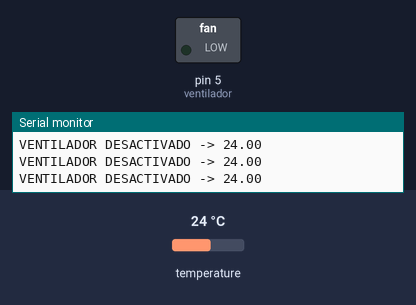
This sketch was run on a simulated Arduino Uno, built with avr-gcc and run on an emulated ATmega328P. Parts: switched loads named in the sketch (green lamp = pin HIGH), the last lines printed to the serial monitor. The inputs (shaded band) are chosen by the test bench; at power-on: temperature 24 °C.

Above: at 2.3 s.
2.4 s: temperature set to 28.5 °C
4.2 s: temperature set to 29.6 °C
At 5.7 s:
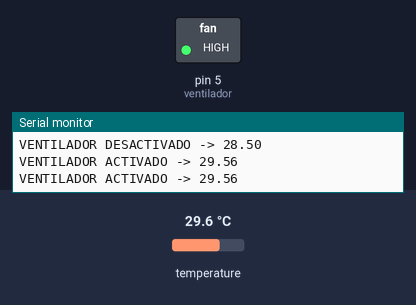
6.0 s: temperature set to 12 °C
At 6.9 s:
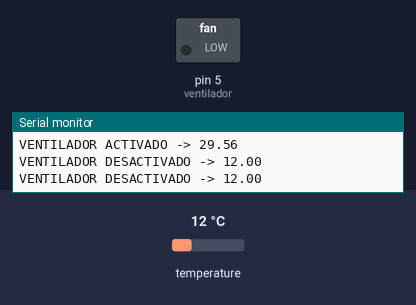
7.6 s: temperature set to 33 °C
At 7.9 s:
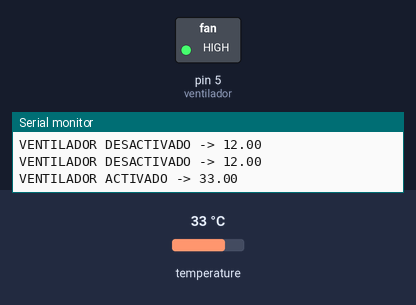
Timing chart, 0 to 10.1 s (numbered marks = the images above; inputs shaded):
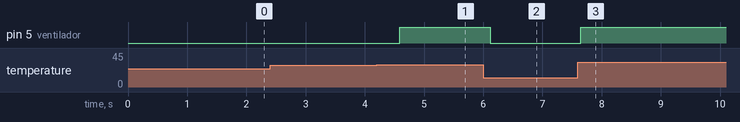

The sketch:

control.ino
```cpp
//CODIGO
//se incluyen las librerias
#include <OneWire.h>
#include <DallasTemperature.h>

//se define el pin que vamos a usar con one wire
#define ONE_WIRE_BUS 2
OneWire oneWire(ONE_WIRE_BUS);
DallasTemperature sensor (&oneWire);

int led = 6;
int boton = 3;
int ventilador = 5;
float temperatura;
bool ventilador_activado = false;
int temperatura_limite = 29;


void setup() {

  //TCCR0B = TCCR0B & B11111000 | B00000101;    // for PWM frequency of 30.64 Hz
  Serial.begin(9600);
  Serial.println("Iniciando Sistema Control Temperatura");
  pinMode (ventilador,OUTPUT);

}

void loop() {

  sensor.requestTemperatures();
  temperatura = sensor.getTempCByIndex(0);
  //Serial.println("La temperatura es: " + String(temperatura));

  if (temperatura > temperatura_limite){
    digitalWrite(ventilador,HIGH);
    ventilador_activado = true;
    Serial.println("VENTILADOR ACTIVADO -> " + String (temperatura));
  }else{
    digitalWrite(ventilador,LOW);
    ventilador_activado = false;
    Serial.println("VENTILADOR DESACTIVADO -> " +  String (temperatura));
  }

}
```

Measured:
- the behaviour switches between 29 and 29.1 °C on temperature (found by bisection; images 0 and 1)
- after the input at 4.2 s, pin 5 (ventilador): LOW → HIGH after 0.39 s
- after the input at 6.0 s, pin 5 (ventilador): HIGH → LOW after 0.12 s
- after the input at 7.6 s, pin 5 (ventilador): LOW → HIGH after 0.05 s
